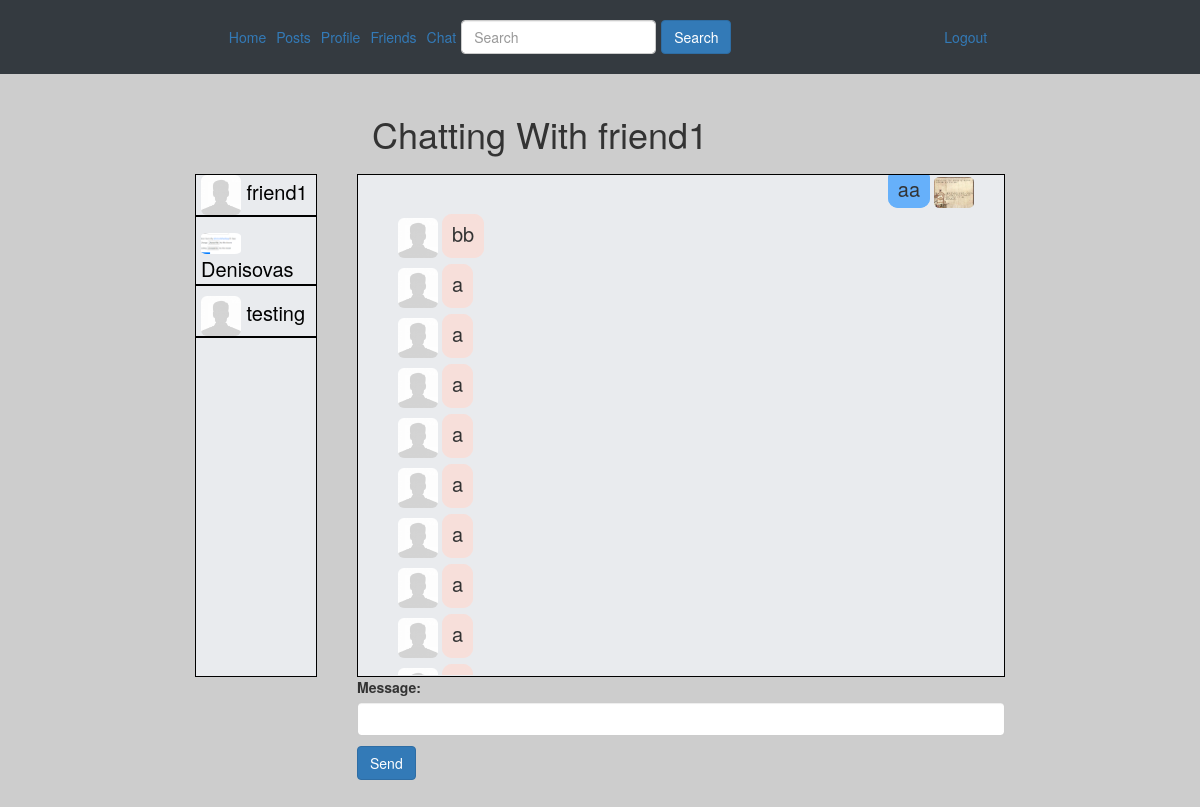
The page /chat/friend1/ (signed in) on the database its author committed.
### chat/models.py (models this page shows, shortened)
class Thread(models.Model):
    first = models.ForeignKey(settings.AUTH_USER_MODEL, on_delete=models.CASCADE, related_name='chat_thread_first')
    second = models.ForeignKey(settings.AUTH_USER_MODEL, on_delete=models.CASCADE, related_name='chat_thread_second')
    updated = models.DateTimeField(auto_now=True)
    timestamp = models.DateTimeField(auto_now_add=True)
    objects      = ThreadManager()

class ChatMessage(models.Model):
    thread = models.ForeignKey(Thread, null=True, blank=True, on_delete=models.SET_NULL)
    user = models.ForeignKey(settings.AUTH_USER_MODEL, verbose_name='sender', on_delete=models.CASCADE)
    message = models.TextField()
    timestamp = models.DateTimeField(auto_now_add=True)

### profiles/models.py (models this page shows, shortened)
class UserProfile(models.Model):
    user = models.OneToOneField(User, on_delete=models.CASCADE)
    age = models.IntegerField(blank=True, null=True)
    gender = models.CharField(max_length=25, null=True, blank=True, default="")
    icon = models.ImageField(upload_to=upload_path, blank=True, null=True, default='photos/default.jpg')
    gallery = models.ImageField(upload_to=upload_path, blank=True, null=True)
    friends = models.ManyToManyField("UserProfile", blank=True)

### chat/views.py (the view, shortened to what this page needs)
# urls.py: re_path(r"^(?P<username>[\w.@+-]+)/$", ThreadView.as_view(), name='thread'),
class ThreadView(LoginRequiredMixin, FormMixin, DetailView):
    template_name = 'chat/thread.html'
    form_class = ComposeForm
    success_url = './'
    def get_object(self):
        other_username  = self.kwargs.get("username")
        obj, created    = Thread.objects.get_or_new(self.request.user, other_username)
        if obj == None:
            raise Http404
        return obj
    def get_context_data(self, **kwargs):
        context = super().get_context_data(**kwargs)
        context['form'] = self.get_form()
        return context

### chat/forms.py
class ComposeForm(forms.Form):
    message = forms.CharField(
            widget=forms.TextInput(
                attrs={"class": "form-control"}
                )
            )

### chat/models.py (called while the page is built, shortened)
    def get_or_new(self, user, other_username): # get_or_create
        username = user.username
        if username == other_username:
            return None
        qlookup1 = Q(first__username=username) & Q(second__username=other_username)
        qlookup2 = Q(first__username=other_username) & Q(second__username=username)
        qs = self.get_queryset().filter(qlookup1 | qlookup2).distinct()
        if qs.count() == 1:
            return qs.first(), False
        elif qs.count() > 1:
            return qs.order_by('timestamp').first(), False

### chat/templates/chat/thread.html (shortened to what this page needs)
{% extends 'main/base.html' %}
{% block content %}
<div class='container' style='max-width: 70%;' >
    <div class='my-3 py-3' style="width:80%; float: right">
        <div class='col'>
            <h1 class='p-0 m-0'>Chatting With {% if user != object.first %}{{ object.first }}{% else %}{{ object.second }}{% endif %}</h1>
        </div>
    </div>
		<div id="dialog-window" style="width:80%; float: right; ">
  			<div id="scrollable-content" style="max-width: 100%">
    			<ul id='chat-items'>
     				{% for chat in object.chatmessage_set.all %}
     					{% if chat.user == user %}
							<p id="align-right">
								<span id='myuser-message' style="max-width: 100%">{{ chat.message }}</span>
								<img id='image-pic' src='{{ chat.user.userprofile.icon.url }}'>
							</p>
   	 					{% else %}
   	 						<p id="align-left">
        					<img id='image-pic' src='{{ chat.user.userprofile.icon.url }}'>
        					<span id='chatting-with-message' style="max-width: 100%">{{ chat.message }}</span>
        					</p>
						{% endif %}
					{% endfor %}
				</ul>
			</div>
		</div>
		<div id="dialog-window" style="width:15%; float: left;">
  			<div id="scrollable-content" style="overflow: auto; overflow-x: hidden;">
  				{% include "chat/friendslist.html" with friend_list=user.userprofile.friends.all %}
  			</div>
  		</div>
		<form id='form' method='POST' style="width:80%; float: right"> {% csrf_token %}
				{{form.as_p }}
			<input type='submit' class='btn btn-primary' value='Send'/>
		</form>
	</div>
{% endblock %}

### chat/templates/chat/friendslist.html (shortened to what this page needs)
{% block content %}
    <div>
        {% for friend in friend_list %}
            <a href="{% url 'chat:thread' friend.user.username %}">
                <div>
                    <p id="friends"><img src="{{ friend.user.userprofile.icon.url }}"
                                         style="border-radius:15%; width: 40px;"> {{ friend.user.username }}</p>
                </div>
            </a>
        {% endfor %}
    </div>
{% endblock %}

### main/templates/main/base.html (style rules this page uses)
body { background-color: rgb(205,205,205) !important; }

### chat/templates/chat/thread.html (style rules this page uses)
#myuser-message { text-align: right; font-size: 20px; border: 5px solid rgb(102, 176, 250); border-radius: 10px; background-color: rgb(102, 176, 250); padding-right: 5px; padding-left: 5px; width: 80%; word-break: break-all; overflow: auto; }
#align-right { text-align: right; padding-right: 30px; }
#align-left { text-align: left; }
#chatting-with-message { text-align: left; font-size: 20px; border: 5px solid rgb(247, 223, 218); border-radius: 10px; background-color: rgb(247, 223, 218); padding-right: 5px; padding-left: 5px; padding-bottom: 5px; overflow: auto; word-break: break-all; }
#dialog-window { height: 503px; border: 1px black solid; background-color: #E9EBEE !important; }
#scrollable-content { height: 500px; overflow: auto; }
#friends { box-sizing: border-box; border-bottom: 2px solid black; font-size: 20px; color: #000000; padding-left: 5px; }
#image-pic { border-radius: 15%; width: 40px; }

### chat/templates/chat/friendslist.html (style rules this page uses)
#friends { box-sizing: border-box; border-bottom: 2px solid black; font-size: 20px; color: #000000; padding-left: 5px; }

### rows shown on the page
Thread: second "friend1"
ChatMessage: message "aa", user.userprofile.icon (picture)
ChatMessage: user.userprofile.icon (placeholder picture), message "bb"
ChatMessage: user.userprofile.icon (placeholder picture), message "a"
ChatMessage: user.userprofile.icon (placeholder picture), message "a"
ChatMessage: user.userprofile.icon (placeholder picture), message "a"
ChatMessage: user.userprofile.icon (placeholder picture), message "a"
ChatMessage: user.userprofile.icon (placeholder picture), message "a"
ChatMessage: user.userprofile.icon (placeholder picture), message "a"
ChatMessage: user.userprofile.icon (placeholder picture), message "a"
ChatMessage: user.userprofile.icon (placeholder picture), message "a"
ChatMessage: user.userprofile.icon (placeholder picture)
UserProfile: user.userprofile.icon (placeholder picture), user.username "friend1"
UserProfile: user.userprofile.icon (picture), user.username "Denisovas"
UserProfile: user.userprofile.icon (placeholder picture), user.username "testing"
